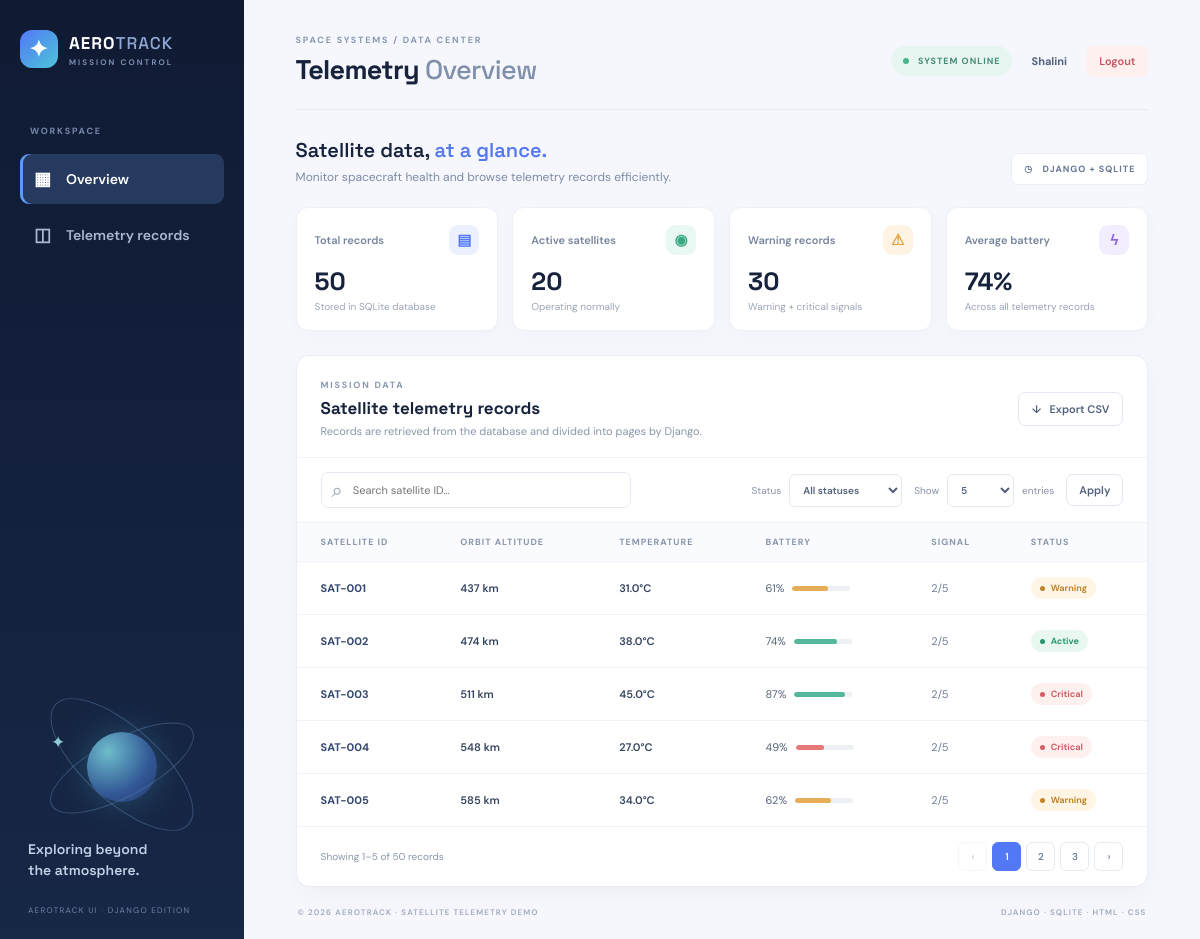
The app's page / (signed in) with its own data.
### telemetry/models.py (models this page shows, shortened)
class TelemetryRecord(models.Model):
    STATUS_CHOICES = [
        ("Active", "Active"),
        ("Warning", "Warning"),
        ("Critical", "Critical"),
    ]
    satellite_id = models.CharField(max_length=20, unique=True)
    altitude = models.PositiveIntegerField(help_text="Orbit altitude in kilometres")
    temperature = models.FloatField(help_text="Temperature in Celsius")
    battery = models.PositiveIntegerField(help_text="Battery percentage")
    signal_strength = models.PositiveSmallIntegerField(default=3)
    status = models.CharField(max_length=10, choices=STATUS_CHOICES, default="Active")
    class Meta:
        ordering = ["satellite_id"]
        verbose_name = "Telemetry Record"
        verbose_name_plural = "Telemetry Records"

### telemetry/views.py (the view)
# urls.py: path("", views.dashboard, name="dashboard"),
@login_required
def dashboard(request):
    search_query = request.GET.get("q", "").strip()
    selected_status = request.GET.get("status", "all")
    per_page = request.GET.get("per_page", "5")
    if per_page not in {"5", "10", "15"}:
        per_page = "5"
    records = TelemetryRecord.objects.all()
    if search_query:
        records = records.filter(satellite_id__icontains=search_query)
    if selected_status in {"Active", "Warning", "Critical"}:
        records = records.filter(status=selected_status)
    paginator = Paginator(records, int(per_page))
    page_obj = paginator.get_page(request.GET.get("page"))
    summary = TelemetryRecord.objects.aggregate(average_battery=Avg("battery"))
    context = {
        "page_obj": page_obj, "search_query": search_query,
        "selected_status": selected_status, "per_page": per_page,
        "total_records": TelemetryRecord.objects.count(),
        "active_count": TelemetryRecord.objects.filter(status="Active").count(),
        "warning_count": TelemetryRecord.objects.filter(status="Warning").count(),
        "critical_count": TelemetryRecord.objects.filter(status="Critical").count(),
        "average_battery": round(summary["average_battery"] or 0),
    }
    return render(request, "telemetry/dashboard.html", context)

### telemetry/templates/telemetry/dashboard.html (shortened to what this page needs)
{% load static %}
<!DOCTYPE html>
<html lang="en">
<head>
  <link rel="stylesheet" href="{% static 'telemetry/style.css' %}">
</head>
<body>
<div class="app-shell">
  <aside class="sidebar">
    <a class="brand" href="{% url 'dashboard' %}"><span class="brand-mark">✦</span><span>AERO<span class="brand-light">TRACK</span><small>MISSION CONTROL</small></span></a>
    <div class="side-label">WORKSPACE</div>
    <a class="nav-item active" href="{% url 'dashboard' %}"><span>▦</span> Overview</a>
    <a class="nav-item" href="#records"><span>◫</span> Telemetry records</a>
    <div class="sidebar-bottom">
      <div class="orbit-art"><span class="planet"></span><span class="orbit orbit-one"></span><span class="orbit orbit-two"></span><span class="satellite">✦</span></div>
      <div class="side-note">Exploring beyond<br>the atmosphere.</div>
      <div class="side-version">AEROTRACK UI · DJANGO EDITION</div>
    </div>
  </aside>
  <main class="main-content">
    <header class="topbar">
      <div><div class="eyebrow">SPACE SYSTEMS / DATA CENTER</div><h1>Telemetry <span>Overview</span></h1></div>
      <div class="topbar-right"><span class="live-indicator"><i></i> SYSTEM ONLINE</span><span class="user-welcome">{{ request.user.username }}</span><form method="post" action="{% url 'logout' %}">{% csrf_token %}<button class="auth-action logout-action" type="submit">Logout</button></form></div>
    </header>
    <section class="welcome-row">
      <div><p class="welcome-title">Satellite data, <em>at a glance.</em></p><p class="welcome-subtitle">Monitor spacecraft health and browse telemetry records efficiently.</p></div>
      <div class="date-chip">◷ &nbsp; DJANGO + SQLITE</div>
    </section>
    <section class="stats-grid">
      <article class="stat-card"><div class="stat-top"><span>Total records</span><span class="stat-icon blue">▤</span></div><div class="stat-value">{{ total_records }}</div><div class="stat-foot">Stored in SQLite database</div></article>
      <article class="stat-card"><div class="stat-top"><span>Active satellites</span><span class="stat-icon green">◉</span></div><div class="stat-value">{{ active_count }}</div><div class="stat-foot">Operating normally</div></article>
      <article class="stat-card"><div class="stat-top"><span>Warning records</span><span class="stat-icon amber">⚠</span></div><div class="stat-value">{{ warning_count|add:critical_count }}</div><div class="stat-foot">Warning + critical signals</div></article>
      <article class="stat-card"><div class="stat-top"><span>Average battery</span><span class="stat-icon violet">ϟ</span></div><div class="stat-value">{{ average_battery }}%</div><div class="stat-foot">Across all telemetry records</div></article>
    </section>
    <section class="records-panel" id="records">
      <div class="panel-heading">
        <div><div class="eyebrow">MISSION DATA</div><h2>Satellite telemetry records</h2><p>Records are retrieved from the database and divided into pages by Django.</p></div>
        <a class="export-button" href="{% url 'export_csv' %}?q={{ search_query|urlencode }}&status={{ selected_status|urlencode }}">↓ &nbsp; Export CSV</a>
      </div>
      <form class="toolbar" method="get" action="{% url 'dashboard' %}">
        <label class="search-box"><span>⌕</span><input type="search" name="q" value="{{ search_query }}" placeholder="Search satellite ID..." aria-label="Search satellite ID"></label>
        <label class="filter-wrap"><span>Status</span>
          <select name="status">
            <option value="all" {% if selected_status == "all" %}selected{% endif %}>All statuses</option>
          </select>
        </label>
        <label class="page-size-wrap"><span>Show</span>
          <select name="per_page">
            <option value="5" {% if per_page == "5" %}selected{% endif %}>5</option>
          </select><span>entries</span>
        </label>
        <button class="apply-button" type="submit">Apply</button>
      </form>
      <div class="table-wrap">
        <table>
          <thead><tr><th>SATELLITE ID</th><th>ORBIT ALTITUDE</th><th>TEMPERATURE</th><th>BATTERY</th><th>SIGNAL</th><th>STATUS</th></tr></thead>
          <tbody>
          {% for record in page_obj %}
            <tr>
              <td><span class="sat-id">{{ record.satellite_id }}</span></td>
              <td><span class="altitude">{{ record.altitude }} km</span></td>
              <td><span class="temp">{{ record.temperature }}°C</span></td>
              <td class="battery-cell"><div class="battery-line"><span>{{ record.battery }}%</span><div class="battery-track"><div class="battery-fill {% if record.battery < 58 %}low{% elif record.battery < 70 %}mid{% endif %}" style="width:{{ record.battery }}%"></div></div></div></td>
              <td><span class="signal">{{ record.signal_strength }}/5</span></td>
              <td><span class="status-pill status-{{ record.status|lower }}">{{ record.status }}</span></td>
            </tr>
          {% empty %}
            <tr><td colspan="6" class="no-records">No matching telemetry records found.</td></tr>
          {% endfor %}
          </tbody>
        </table>
      </div>
      <div class="table-footer">
        <div class="record-count">
          {% if page_obj.paginator.count %}
            Showing {{ page_obj.start_index }}–{{ page_obj.end_index }} of {{ page_obj.paginator.count }} records
          {% else %}Showing 0 records{% endif %}
        </div>
        {% if page_obj.paginator.num_pages > 1 %}
        <nav class="pagination" aria-label="Pagination">
          {% if page_obj.has_previous %}
            <a class="page-btn" href="?q={{ search_query|urlencode }}&status={{ selected_status|urlencode }}&per_page={{ per_page }}&page={{ page_obj.previous_page_number }}" aria-label="Previous page">‹</a>
          {% else %}<span class="page-btn disabled">‹</span>{% endif %}
          {% for number in page_obj.paginator.page_range %}
            {% if number == page_obj.number %}
              <span class="page-btn current" aria-current="page">{{ number }}</span>
            {% elif number >= page_obj.number|add:"-2" and number <= page_obj.number|add:"2" %}
              <a class="page-btn" href="?q={{ search_query|urlencode }}&status={{ selected_status|urlencode }}&per_page={{ per_page }}&page={{ number }}">{{ number }}</a>
            {% endif %}
          {% endfor %}
          {% if page_obj.has_next %}
            <a class="page-btn" href="?q={{ search_query|urlencode }}&status={{ selected_status|urlencode }}&per_page={{ per_page }}&page={{ page_obj.next_page_number }}" aria-label="Next page">›</a>
          {% else %}<span class="page-btn disabled">›</span>{% endif %}
        </nav>
        {% endif %}
      </div>
    </section>
    <footer class="footer"><span>© 2026 AEROTRACK · SATELLITE TELEMETRY DEMO</span><span>DJANGO · SQLITE · HTML · CSS</span></footer>
  </main>
</div>
</body>
</html>

### records on screen
TelemetryRecord: satellite_id "SAT-001", altitude "437", temperature "31.0", battery "61", signal_strength "2", status "Warning"
TelemetryRecord: satellite_id "SAT-002", altitude "474", temperature "38.0", battery "74", signal_strength "2", status "Active"
TelemetryRecord: satellite_id "SAT-003", altitude "511", temperature "45.0", battery "87", signal_strength "2", status "Critical"
TelemetryRecord: satellite_id "SAT-004", altitude "548", temperature "27.0", battery "49", signal_strength "2", status "Critical"
TelemetryRecord: satellite_id "SAT-005", altitude "585", temperature "34.0", battery "62", signal_strength "2", status "Warning"

### other values on screen
{{ request.user.username }} "Shalini"
{{ total_records }} "50"
{{ active_count }} "20"
{{ warning_count|add:critical_count }} "30"
{{ average_battery }} "74"
{{ page_obj.start_index }} "1"
{{ page_obj.end_index }} "5"
{{ page_obj.paginator.count }} "50"
{{ number }} "1"
{{ number }} "2" "3"
